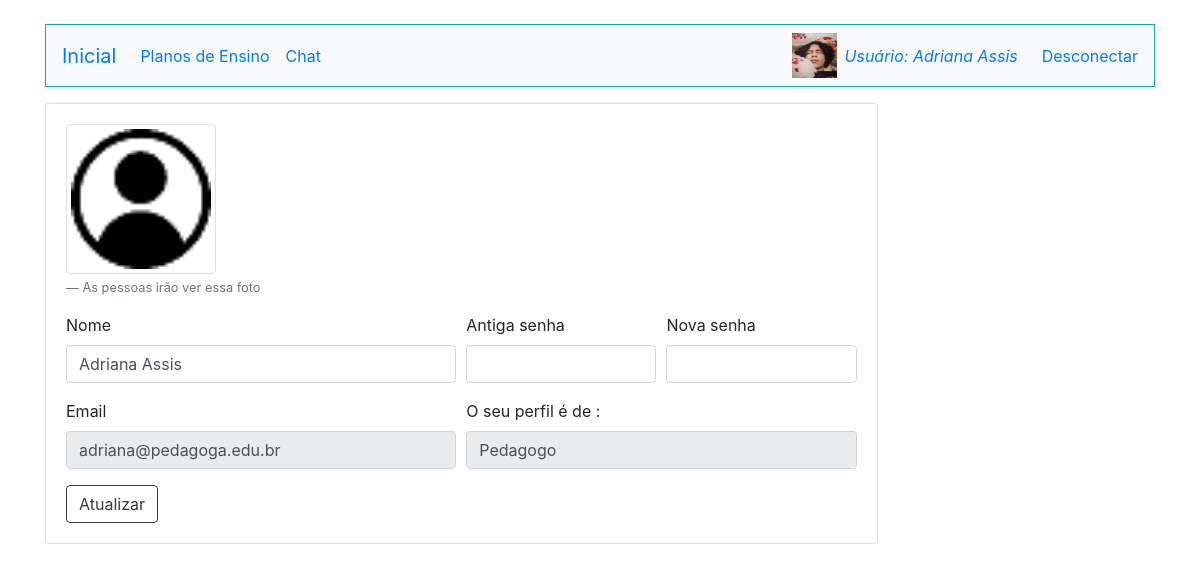
The page /Atualizar.php (signed in) on the database its author committed.
### tables this page shows
CREATE TABLE `imagens` (
  `id` int(11) NOT NULL,
  `nome` varchar(100) NOT NULL,
  `id_usuario` int(11) NOT NULL
);

CREATE TABLE `usuarios` (
  `id` int(11) NOT NULL,
  `email` varchar(255) NOT NULL,
  `nome` varchar(255) NOT NULL,
  `senha` varchar(255) NOT NULL,
  `perfil` varchar(255) NOT NULL
);

### Atualizar.php (the view, shortened to what this page needs)
<!doctype html>
<html lang="en">
<head>
    <link rel="stylesheet" href="https://stackpath.bootstrapcdn.com/bootstrap/4.3.1/css/bootstrap.min.css"
>
</head>
<body>
    <div class="container">
        <?php
            require_once("Conexao.php");
            require_once("Cabecalho.php");
            $sql = "select * from usuarios where nome=?";
            $sqlprep = $conexao->prepare($sql);
            $sqlprep->bind_param("s",$_SESSION["nome"]);
            $sqlprep->execute();
            $resultadoSql = $sqlprep->get_result();
            $vetorUmregistro = mysqli_fetch_assoc($resultadoSql);
            $vetorTodosregistro = array();
            while($vetorUmregistro != null){
                array_push($vetorTodosregistro, $vetorUmregistro);
                $vetorUmregistro = mysqli_fetch_assoc($resultadoSql);
            }
            foreach($vetorTodosregistro as $registro){
                  $email = $registro['email'];
                  $nome = $registro['nome'];
                  $perfil = $registro['perfil'];
            }
        ?>
    <div class="card w-75 mt-3">
        <div class="card-body">
            <form method="POST" action="Atualizardados.php">
                <div class="form-row">
                    <div class="form-group col-md-4">
                        <img src="imagens/usuario.png" alt="Sua foto de perfil" class="img-thumbnail" style="width:150px;">
                        <footer class="blockquote-footer mt-1">As pessoas irão ver essa foto </footer>
                    </div>
                </div>
              <div class="form-row">
                    <div class="form-group col-md-6">
                        <label for="validationCustom03">Nome</label>
                        <input type="text" class="form-control" id="validationCustom03" name="nome" value="<?=$nome; ?>" placeholder="<?=$nome; ?>" required>
                    </div>
                <div class="form-group col-md-3">
                        <label for="validationCustom05">Antiga senha</label>
                        <input type="password" class="form-control" id="validationCustom5" name="senhaantiga" required>
                    </div>
                    <div class="form-group col-md-3">
                        <label for="validationCustom02">Nova senha</label>
                        <input type="password" class="form-control" id="validationCustom02" name="senhanova" required>
                    </div>
              </div>
                <div class="form-row">
                <div class="form-group col-md-6">
                  <label for="validationCustom01">Email</label>
                  <input type="text" class="form-control" id="validationCustom1" name="email" value="<?=$email ?>" placeholder="<?=$email ?>" required readonly>
                </div>
                    <div class="form-group col-md-6">
                        <label for="validationCustom04">O seu perfil é de :</label>
                        <input type="text" class="form-control" id="validationCustom04" name="perfil" value="<?=$perfil; ?>" placeholder="<?=$perfil; ?>" required readonly>
                    </div>
                </div>
              <button type="submit" class="btn btn-outline-dark">Atualizar</button>
            </form>
        </div>
    </div>
</div>
</body>
</html>

### Cabecalho.php (shortened to what this page needs)
<html lang="en">
<head>
    <link rel="stylesheet" href="https://stackpath.bootstrapcdn.com/bootstrap/4.3.1/css/bootstrap.min.css"
>
</head>
<body>
    <?php
        require_once("Conexao.php");
    ?>
    <nav class="navbar navbar-expand-lg  bg-light border border-info mt-4">
        <a class="navbar-brand" href="index.php">Inicial</a>
        <div class="collapse navbar-collapse" id="navbarNavDropdown">
            <ul class="navbar-nav">
                <?php
                if(isset($_SESSION["nome"])){
                    if($_SESSION["perfil"]=="Coordenador"){
                 ?>
                <li class="nav-item">
                    <a class="nav-link" href="ListarCurso.php">Cursos</a>
                </li>
                <li class="nav-item">
                    <a class="nav-link" href="ListarDisciplina.php">Disciplinas </a>
                </li>
                <li class="nav-item">
                    <a class="nav-link" href="ListarPlano.php">Planos de Ensino</a>
                </li>
                <li class="nav-item">
                    <a class="nav-link" href="FormCadastro.php">Adicionar membro</a>
                </li>
                <li class="nav-item">
                    <a class="nav-link" href="ListarUsuarios.php">Chat</a>
                </li>
                <?php
                }if($_SESSION["perfil"]=="Docente"){
                        ?>
                        <li class="nav-item dropdown">
                        <a class="nav-link dropdown-toggle" href="#" id="navbarDropdown" role="button"
                        data-toggle="dropdown" aria-haspopup="true" aria-expanded="false">
                        Planos de Ensino
                        </a>
                        <div class="dropdown-menu" aria-labelledby="navbarDropdown">
                        <a class="dropdown-item" href="FormPlano.php">Novo plano</a>
                        <a class="dropdown-item" href="ListarPlano.php">Meus planos</a>
                    </li>
                    <li class="nav-item">
                    <a class="nav-link" href="ListarUsuarios.php">Chat</a>
                </li>
                <?php
                }if($_SESSION["perfil"]=="Discente do Colegiado"){
                            ?>
                <li class="nav-item">
                    <a class="nav-link" href="ListarPlano.php">Planos de Ensino</a>
                </li>
                <li class="nav-item">
                    <a class="nav-link" href="ListarUsuarios.php">Chat</a>
                </li>
                <?php
                }if($_SESSION["perfil"]=="Pedagogo"){
                            ?>
                <li class="nav-item">
                    <a class="nav-link" href="ListarPlano.php">Planos de Ensino</a>
                </li>
                <li class="nav-item">
                    <a class="nav-link" href="ListarUsuarios.php">Chat</a>
                </li>
                <?php
                }if($_SESSION["perfil"]=="Docente do Colegiado"){
                            ?>
                <li class="nav-item">
                    <a class="nav-link" href="ListarPlano.php">Planos de Ensino</a>
                </li>
                <li class="nav-item">
                    <a class="nav-link" href="ListarUsuarios.php">Chat</a>
                </li>
                <?php
                }if($_SESSION["perfil"]=="Tecnico do Colegiado"){
                            ?>
                <li class="nav-item">
                    <a class="nav-link" href="ListarPlano.php">Planos de Ensino</a>
                </li>
                <li class="nav-item">
                    <a class="nav-link" href="ListarUsuarios.php">Chat</a>
                </li>
                <?php
                }
                }else{ ?>
                <li class="nav-item">
                    <a class="nav-link" href="Login.php">Login</a>
                </li>
                <?php }?>
            </ul>
        </div>
        <?php
        if(isset($_SESSION["nome"])){
        ?>
        <?php
                        $id_usuario = $_SESSION["id_logado"];
                        $sql = "select id,nome from imagens where id_usuario=?";
                        $sqlprep = $conexao->prepare($sql);
                        $sqlprep->bind_param("i",$id_usuario);
                        $sqlprep->execute();
                        $resultadoSql = $sqlprep->get_result();
                        $registro= mysqli_fetch_assoc($resultadoSql);
                        $vetorRegistros = array();
                        while($registro !=null){
                            array_push($vetorRegistros,$registro);
                            $registro = mysqli_fetch_assoc($resultadoSql);
                            $validacao = 0;
                        }
                        foreach($vetorRegistros as $valor):
                            $foto =$valor["nome"];
                        endforeach;
                        if(isset($validacao)){ ?>
                            <img src="<?php echo "./imagens/".$foto; ?>" style="width:45px; height:45px;">
                        <?php
                        }else{ ?>
                            <img src="imagens/usuario.png" style="width:45px; height:45px;">
                        <?php
                        } ?>
        <a href="MeuPerfil.php"><span class="mr-4 ml-2 mt-2">Usuário: <?= $_SESSION["nome"]; ?></span></a>
        <a href="MataSessao.php" class="text-decoration-none">Desconectar</a>
        <?php
        }
        ?>
    </nav>
</body>
</html>

### Cabecalho.php (style rules this page uses)
body { background-color:#ffffff; }
span { font-style: italic; }

### rows shown on the page
imagens: nome (picture)
usuarios: nome "Adriana Assis", email "adriana@pedagoga.edu.br", perfil "Pedagogo"

### other values the page prints
$_SESSION["nome"] "Adriana Assis"
